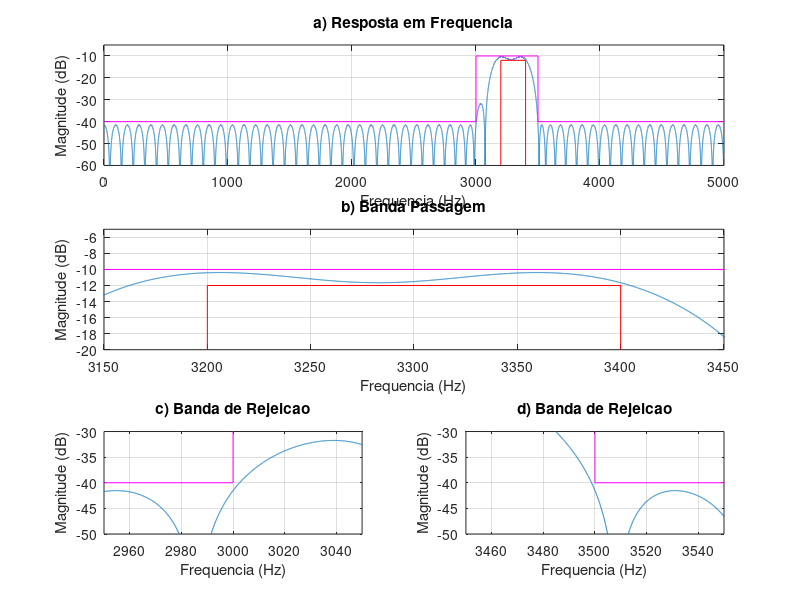
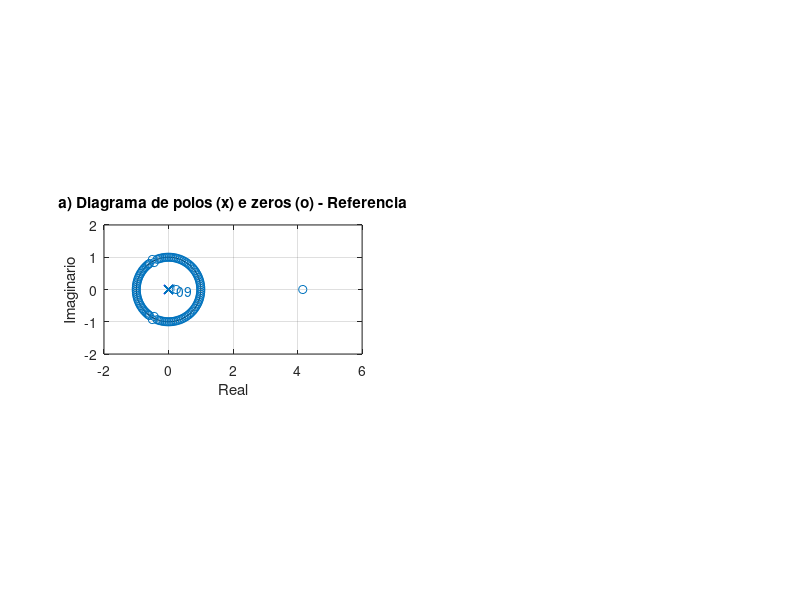

Write MATLAB code to recreate these figures, in order. (Note: this script raises an error after producing the figures.)
% Projeto filtro 3 FIR PM
% BP - (fa = 10000 Hz, f1 = 3000 Hz; f2 = 3200 Hz, f3 = 3400 Hz;
% f4 = 3500 Hz, Ap = 2 dB, As = 30 dB, GdB = -10 dB)

close all;
clear all;
clc;

ExecutarAjuste = 1;

%% Especificacoes
Ap = 2; As = 30; GdB = -10;

fa = 10000;
fp1 = 3200; fp2 = 3400;
fs1 = 3000; fs2 = 3500;

fcuts = [fs1 fp1 fp2 fs2];
w = fcuts/fa*(2*pi);
ws1 = w(1)/pi; wp1 = w(2)/pi; wp2 = w(3)/pi; ws2 = w(4)/pi;

mags = [0 1 0];
devs_As = 10^(-As/20);
devs_Ap = 1-10^(-(Ap-1.3)/20);
devs = [devs_As devs_Ap devs_As];
G0 = GdB;

% calculo da ordem com firpmord
if ExecutarAjuste
    G0 = G0 - 1;
%     fcuts = fcuts + [0 -15 10 0];
end

[n,f0,a0,w0] = firpmord(fcuts,mags,devs,fa);

% calculo algoritmo PM
h_pm = firpm(n,f0,a0,w0);
h_pm = h_pm*10^(G0/20);

%%
figure(1)
subplot(3,2,1:2)
[h, w] = freqz(h_pm, 1, linspace(0,pi,100000));
% plot(w/pi, abs(h)); grid on;
plot(w*fa/2/pi,20*log10(abs(h))); grid on;
title('a) Resposta em Frequencia')
xlim([0 fa/2]);ylim([-60 -5]);
hold on;
Amin = 80;
As = As - GdB;
Ap = Ap + GdB - 2;
plot([wp1, wp1, wp2, wp2]*fa/2, [-Amin, Ap-2, Ap-2, -Amin], '-r')
plot([0, ws1, ws1, ws2, ws2, 1]*fa/2, [-As, -As, Ap, Ap, -As,-As], '-m')
xlabel('Frequencia (Hz)');
ylabel('Magnitude (dB)');

subplot(3,2,3:4)
plot(w*fa/2/pi,20*log10(abs(h))); grid on;
title('b) Banda Passagem')
grid on; hold on;
plot([wp1, wp1, wp2, wp2]*fa/2, [-Amin, Ap-2, Ap-2, -Amin], '-r')
plot([0, ws1, ws1, ws2, ws2, 1]*fa/2, [-As, -As, Ap, Ap, -As,-As], '-m')
xlim([3150 3450]); ylim([-20 -5]);
xlabel('Frequencia (Hz)');
ylabel('Magnitude (dB)');

subplot(3,2,5)
plot(w*fa/2/pi,20*log10(abs(h))); grid on;
title('c) Banda de Rejeicao')
grid on; hold on;
plot([wp1, wp1, wp2, wp2]*fa/2, [-Amin, Ap-2, Ap-2, -Amin], '-r')
plot([0, ws1, ws1, ws2, ws2, 1]*fa/2, [-As, -As, Ap, Ap, -As,-As], '-m')
xlim([2950 3050]); ylim([-50 -30]);
xlabel('Frequencia (Hz)');
ylabel('Magnitude (dB)');

subplot(3,2,6)
plot(w*fa/2/pi,20*log10(abs(h))); grid on;
title('d) Banda de Rejeicao')
grid on; hold on;
plot([wp1, wp1, wp2, wp2]*fa/2, [-Amin, Ap-2, Ap-2, -Amin], '-r')
plot([0, ws1, ws1, ws2, ws2, 1]*fa/2, [-As, -As, Ap, Ap, -As,-As], '-m')
xlim([3450 3550]); ylim([-50 -30]);
xlabel('Frequencia (Hz)');
ylabel('Magnitude (dB)');

figure(2)
subplot(2,2,[1 3])
zplane(h_pm, 1); axis([-2 6 -2 2]);
title('a) Diagrama de polos (x) e zeros (o) - Referencia')
xlabel('Real');
ylabel('Imaginario');
%%
% figure(2)
% %suptitle(['LP FIR ' num2str(fp) '-' num2str(fs) ' Ordem: ' num2str(2*M+1)])
% 
% escala = fa/2;
% subplot(3,2,[4 6])
% zplane(h_pm, 1);
% axis([-2 2 -2 2])
% title('e) Diagrama de polos (x) e zeros (o)')
% xlabel('Real');
% ylabel('Imaginario');
% 
% clear h w
% [h, w] = freqz(h_pm, 1, 'whole');
% 
% subplot(322)
% x_imp = [0:length(h_pm)-1]/fa*1000;
% stem(x_imp, h_pm); grid on;
% title('b) Resposta ao impulso')
% xlabel('Amostras (ms)');
% ylabel('Amplitude (adm)');
% 
% subplot(321)
% [h, w] = freqz(h_pm, 1, linspace(0,pi,10000));
% % plot(w/pi, abs(h)); grid on;
% % plot(w/pi*escala, 20*log10(abs(h))); grid on;
% plot(w*fa/2/pi,20*log10(abs(h)))
% hold on;
% title('a) Resposta em Frequencia')
% ylim([-60 -5])
% Amin = 80;
% plot([wp1, wp1, wp2, wp2]*fa/2, [-Amin, Ap-2, Ap-2, -Amin], '-r')
% plot([0, ws1, ws1, ws2, ws2, 1]*fa/2, [-As, -As, Ap, Ap, -As,-As], '-m')
% xlim([0 fa/2])
% xlabel('Frequencia (Hz)');
% ylabel('Magnitude (dB)');
% 
% subplot(323)
% plot(w/pi*escala, unwrap(angle(h))/pi); grid on;
% title('Resposta de Fase')
% xlabel('Frequencia (Hz)');
% ylabel('Fase (rad)');
% 
% subplot(325)
% [del_y, del_x] = grpdelay(h_pm, 1);
% plot(del_x/pi*fa/2, del_y/fa*1000);
% title('d) Atraso de grupo')
% xlabel('Frequencia (Hz)');
% ylabel('Tempo (ms)');

%%
syms z
H(z) = poly2sym(h_pm, z);
pretty(vpa(collect(H(z)), 3))
